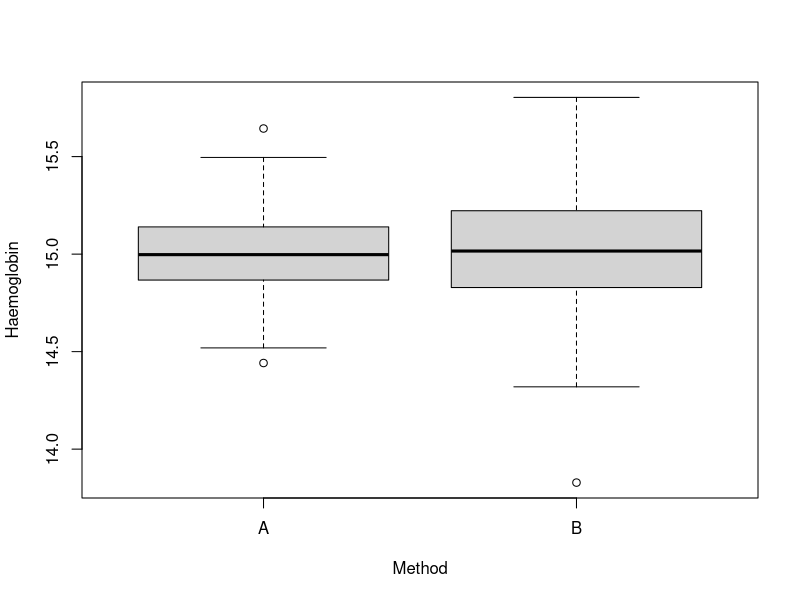

Reproduce this figure in R.
## -----------------------------------------------------------------------------
hemoglobin <- read.table("data/hemoglobin.csv",
  header = TRUE, sep = ",", stringsAsFactors = TRUE
)

## -----------------------------------------------------------------------------
#| eval: false
# path <- "https://tommasorigon.github.io/EnvEcoStat/data/hemoglobin.csv"
# hemoglobin <- read.table(path, header = TRUE, sep = ",", stringsAsFactors = TRUE)

## -----------------------------------------------------------------------------
str(hemoglobin)

## -----------------------------------------------------------------------------
hemo_A <- hemoglobin$hemoglobin[hemoglobin$method == "A"] # Group A
hemo_B <- hemoglobin$hemoglobin[hemoglobin$method == "B"] # Group B

summary(hemo_A)
summary(hemo_B)

## -----------------------------------------------------------------------------
boxplot(hemoglobin$hemoglobin ~ hemoglobin$method,
  ylab = "Haemoglobin",
  xlab = "Method"
)

## -----------------------------------------------------------------------------
mean((hemo_A - mean(hemo_A))^2) # Variance of group A
mean((hemo_B - mean(hemo_B))^2) # Variance of group B

mean(hemo_A^2) - mean(hemo_A)^2 # Variance of group A, alternative formula
mean(hemo_B^2) - mean(hemo_B)^2 # Variance of group B, alternative formula

## -----------------------------------------------------------------------------
my_var <- function(x) {
  mean(x^2) - mean(x)^2
}

my_var(hemo_A)
my_var(hemo_B)

## -----------------------------------------------------------------------------
var(hemo_A)
var(hemo_B)

## -----------------------------------------------------------------------------
my_sd <- function(x) {
  sqrt(my_var(x))
}

my_sd(hemo_A)
my_sd(hemo_B)

sd(hemo_A)
sd(hemo_B)

## -----------------------------------------------------------------------------
max(hemo_A) - min(hemo_A)
max(hemo_B) - min(hemo_B)

diff(range(hemo_A))
diff(range(hemo_B))

## -----------------------------------------------------------------------------
interquartile_range <- function(x) {
  diff(quantile(x, probs = c(0.25, 0.75)))
}

interquartile_range(hemo_A)
interquartile_range(hemo_B)

## -----------------------------------------------------------------------------
# First possible implementation
asym <- function(x) {
  sdev <- sqrt(mean(x^2) - mean(x)^2)
  mean((x - mean(x))^3) / sdev^3
}

# (Slightly) alternative implementation
asym <- function(x) {
  sdev <- sqrt(mean(x^2) - mean(x)^2)
  z <- (x - mean(x)) / sdev
  mean(z^3)
}

asym(hemo_A)
